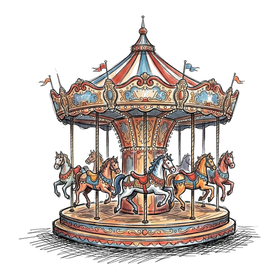
#> input picture img/c2_01.png, 280 x 280 px, found by its file name; its folder holds 8 pictures in this run
$ python make_full_deck_showcase.py
#> lines starting #> are read from the running program, lines starting #| are printed output that depends on the picture
import os
from PIL import Image

src_dir = r"C:\Users\rsagl\.gemini\antigravity\scratch\Rive\tell_me_story\img"
art_dir = r"C:\Users\rsagl\.gemini\antigravity\brain\ac962468-14fb-4403-80e1-6d3617a93d9b"
bg_cream = (246, 241, 229)

def make_grid(file_list, cols, rows, cell_size, out_path):
    w = cols * cell_size
    h = rows * cell_size
    grid = Image.new("RGB", (w, h), bg_cream)
    for idx, fname in enumerate(file_list):
        if idx >= cols * rows: break
        c = idx % cols
        r = idx // cols
        p = os.path.join(src_dir, fname)
        if os.path.exists(p):
            with Image.open(p) as im:
                im_rgba = im.convert("RGBA")
                # scale keeping aspect
                scale = (cell_size * 0.88) / max(im_rgba.width, im_rgba.height)
                nw, nh = int(im_rgba.width * scale), int(im_rgba.height * scale)
                scaled = im_rgba.resize((nw, nh), Image.LANCZOS)
                ox = c * cell_size + (cell_size - nw) // 2
                oy = r * cell_size + (cell_size - nh) // 2
                grid.paste(scaled, (ox, oy), scaled)
    grid.save(out_path, quality=92)
    print("Saved grid to:", out_path)

# 1. Places (10) -> 5x2 grid
places = ["c2_01.png", "c2_02.png", "c2_03.png", "c2_04.png", "c2_05.png",
          "c2_06.png", "c2_07.png", "c2_government.png", "c2_mortgage_loan.png", "c2_stadium.png"]
make_grid(places, 5, 2, 220, os.path.join(art_dir, "showcase_places.jpg"))
#> in make_grid, `grid = Image.new("RGB", (w, h), bg_cream)`:
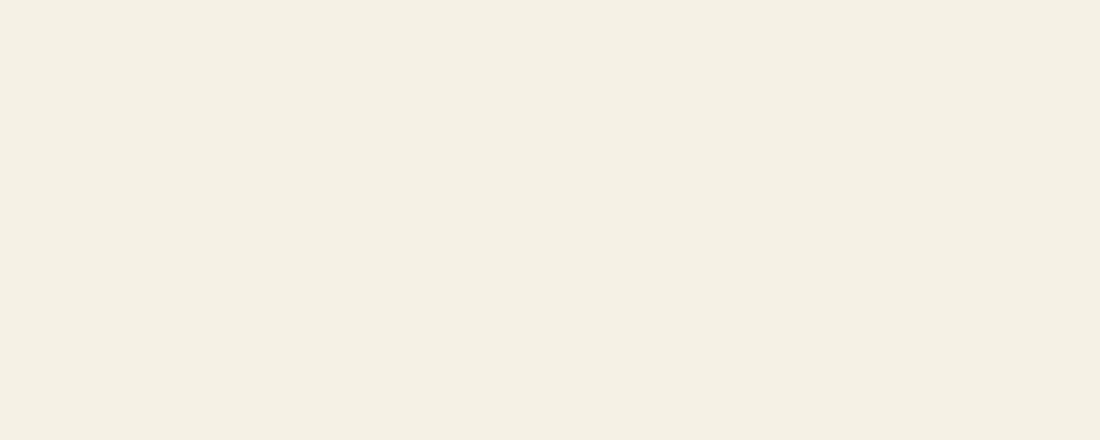
#> grid: PIL image 1100x440 RGB; mean R, G, B 246, 241, 229
#> in make_grid, im is the input picture: PIL image 280x280 RGBA; mean R, G, B, A 51.6, 43.7, 39.5, 87.2
#> in make_grid, `scaled = im_rgba.resize((nw, nh), Image.LANCZOS)`:
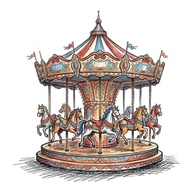
#> scaled: PIL image 193x193 RGBA; mean R, G, B, A 53.1, 45.2, 40.9, 87.1; transparent parts drawn white
#> in make_grid, `grid.paste(scaled, (ox, oy), scaled)`:
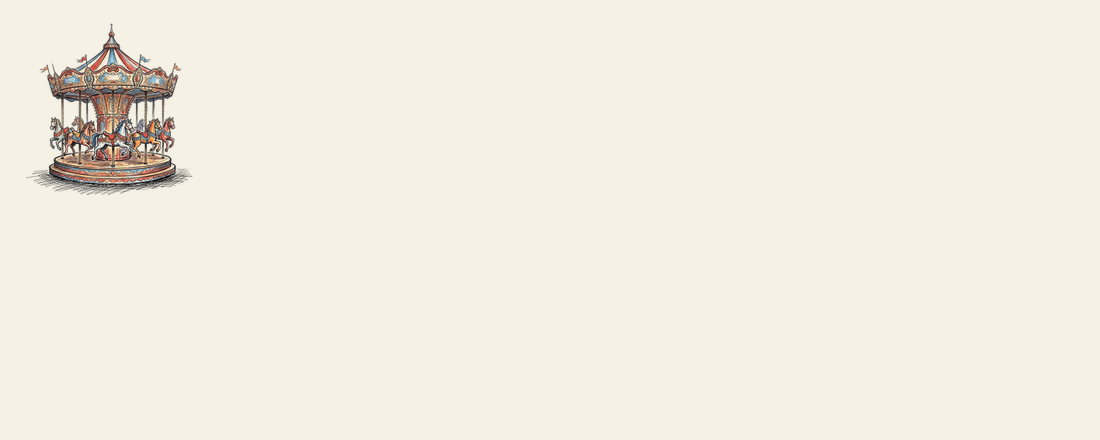
#> grid: PIL image 1100x440 RGB; mean R, G, B 243, 237.6, 225.6
#> pass 2 of the loop in make_grid, `for idx, fname in enumerate(file_list):`:
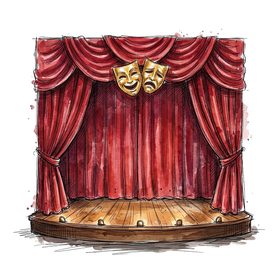
#> input picture img/c2_02.png, 280 x 280 px, found by its file name
#> in make_grid, im is the input picture: PIL image 280x280 RGBA; mean R, G, B, A 80.2, 39.2, 37.1, 143.8
#> in make_grid, `scaled = im_rgba.resize((nw, nh), Image.LANCZOS)`:
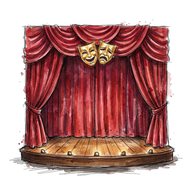
#> scaled: PIL image 193x193 RGBA; mean R, G, B, A 81.5, 40.4, 38.3, 143.8; transparent parts drawn white
#> in make_grid, `grid.paste(scaled, (ox, oy), scaled)`:
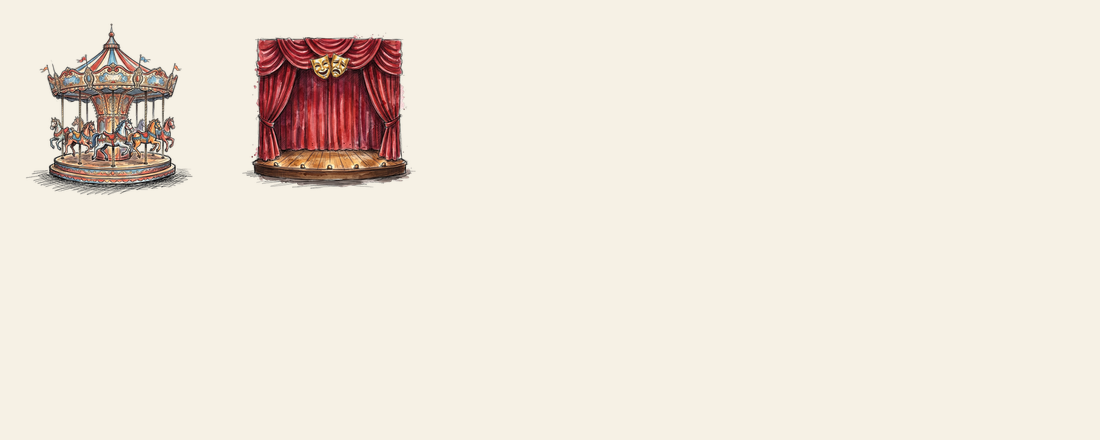
#> grid: PIL image 1100x440 RGB; mean R, G, B 238.3, 229.9, 218.3
#> pass 3 of the loop in make_grid, `for idx, fname in enumerate(file_list):`:
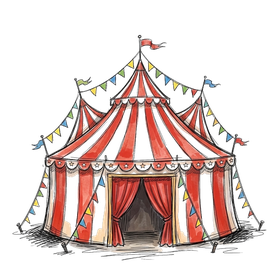
#> input picture img/c2_03.png, 280 x 280 px, found by its file name
#> in make_grid, im is the input picture: PIL image 280x280 RGBA; mean R, G, B, A 53, 36.4, 32.8, 73.4
#> in make_grid, `scaled = im_rgba.resize((nw, nh), Image.LANCZOS)`:
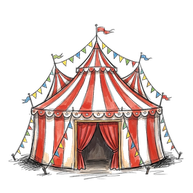
#> scaled: PIL image 193x193 RGBA; mean R, G, B, A 56.1, 39.3, 35.5, 73.5; transparent parts drawn white
#> in make_grid, `grid.paste(scaled, (ox, oy), scaled)`:
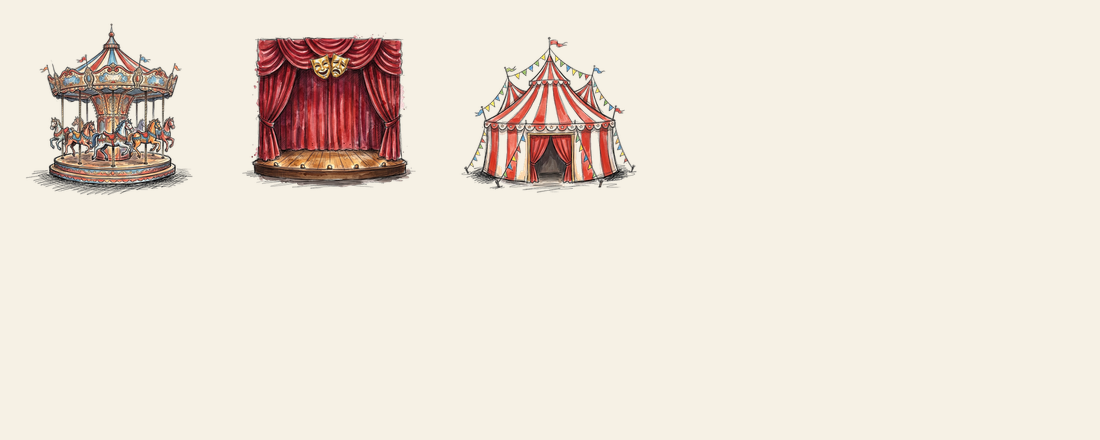
#> grid: PIL image 1100x440 RGB; mean R, G, B 236.3, 226.8, 215.1
#> the loop made 10 passes; the first 3 are shown
#> in make_grid, `grid.save(out_path, quality=92)`:
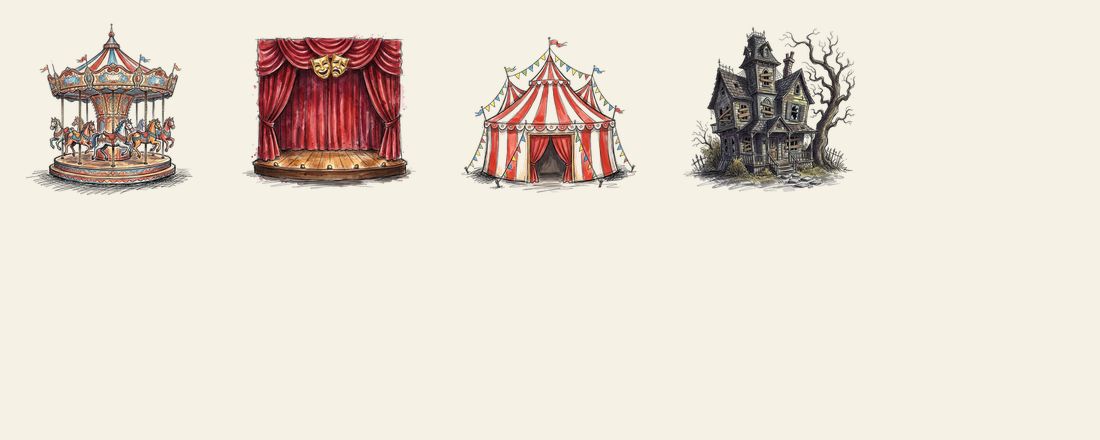
#> saved as showcase_places.jpg: PIL image 1100x440 RGB; mean R, G, B 231.3, 221.9, 210.5

# 2. Weather (14) -> 5x3 grid
weather = ["c3_01.png", "c3_02.png", "c3_03.png", "c3_04.png", "c3_beach.png",
           "c3_dust.png", "c3_earthquake.png", "c3_flood.png", "c3_park.png", "c3_rain.png",
           "c3_storm.png", "c3_sun.png", "c3_tsunami.png", "c3_war.png"]
make_grid(weather, 5, 3, 200, os.path.join(art_dir, "showcase_weather.jpg"))
#> call 2 of make_grid, with cols = 5, rows = 3, cell_size = 200
#> in make_grid (call 2), `grid = Image.new("RGB", (w, h), bg_cream)`:
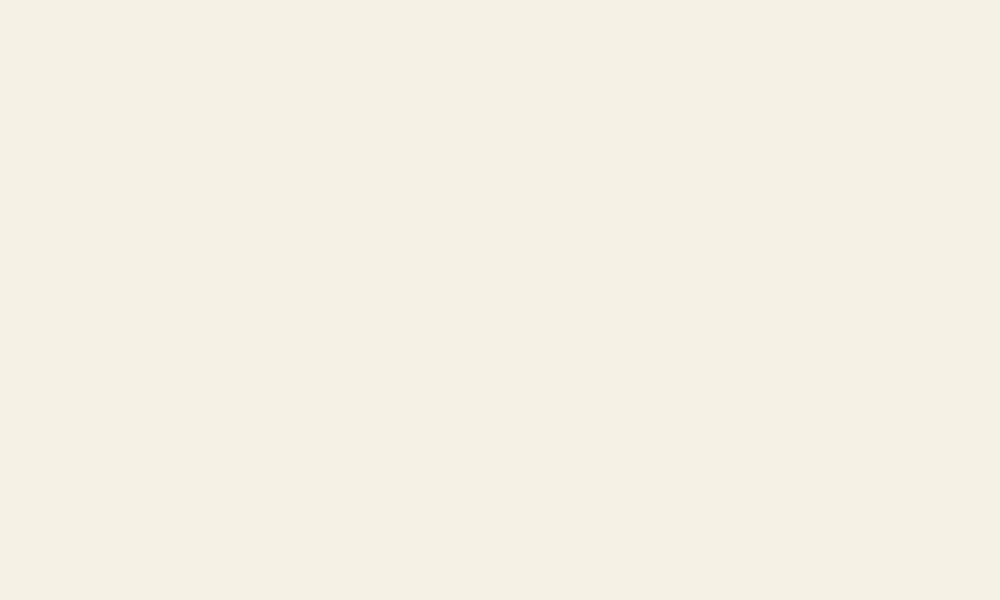
#> grid: PIL image 1000x600 RGB; mean R, G, B 246, 241, 229
#> pass 2 of the loop in make_grid, `for idx, fname in enumerate(file_list):`:
#> pass 3 of the loop in make_grid, `for idx, fname in enumerate(file_list):`:
#> the loop made 14 passes; the first 3 are shown

# 3. Twists (10) -> 5x2 grid
twists = ["c4_bipolar.png", "c4_crocodile.png", "c4_death.png", "c4_fortune_telling.png", "c4_scorpion.png",
          "c4_tent.png", "c4_thyroid.png", "c4_unicorn.png", "c4_voodoo.png", "c4_whale.png"]
make_grid(twists, 5, 2, 220, os.path.join(art_dir, "showcase_twists.jpg"))
#> pass 2 of the loop in make_grid, `for idx, fname in enumerate(file_list):`:
#> pass 3 of the loop in make_grid, `for idx, fname in enumerate(file_list):`:
#> the loop made 10 passes; the first 3 are shown

# 4. Objects (10) -> 5x2 grid
objects = ["c5_construction_and_tools.png", "c5_evidences.png", "c5_handcuff.png", "c5_lighter.png", "c5_mat.png",
           "c5_mutation.png", "c5_scissors.png", "c5_sewing_machine.png", "c5_sundae.png", "c5_vaccine.png"]
make_grid(objects, 5, 2, 220, os.path.join(art_dir, "showcase_objects.jpg"))
#> pass 2 of the loop in make_grid, `for idx, fname in enumerate(file_list):`:
#> pass 3 of the loop in make_grid, `for idx, fname in enumerate(file_list):`:
#> the loop made 10 passes; the first 3 are shown
